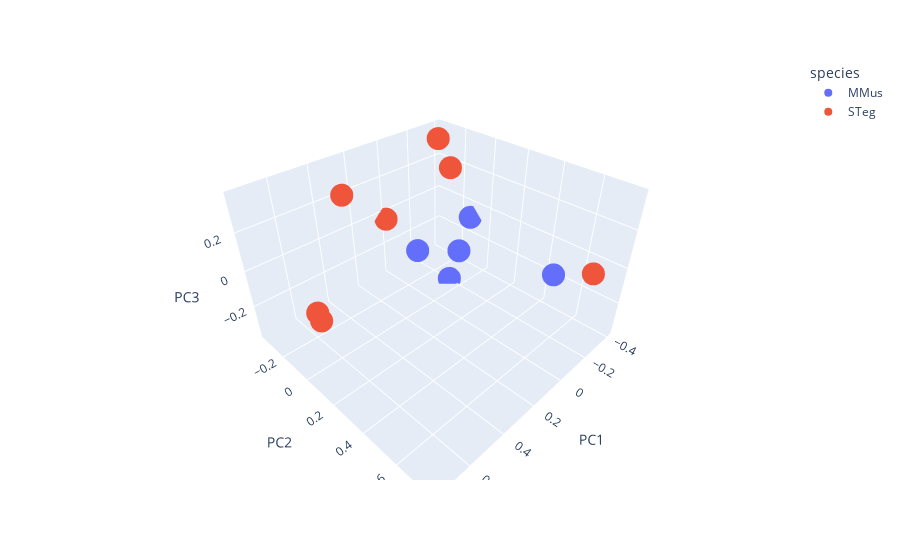

Notebook code cell kept with this figure:
### Code cell
import plotly.express as px

plot_df = pd.DataFrame(principalComponents)
plot_df.index = all_df.index
cols = ["PC"+str(x) for x in range(1,12)]
plot_df.columns = cols
plot_df["species"] = "MMus"
plot_df.iloc[5:12,11] = "STeg"

fig = px.scatter_3d(plot_df, x="PC1", y="PC2", z="PC3",
                    color="species")
fig.show()

### Figure 1 — Plotly figure (JSON) as saved in the notebook; plotly's stock layout.template omitted (floating-point values rounded to 4 significant figures)
{"data": [{"hovertemplate": "species=MMus<br>PC1=%{x}<br>PC2=%{y}<br>PC3=%{z}<extra></extra>", "legendgroup": "MMus", "marker": {"color": "#636efa", "symbol": "circle"}, "mode": "markers", "name": "MMus", "scene": "scene", "showlegend": true, "type": "scatter3d", "x": [-0.1812, -0.399, -0.1309, -0.3283, 0.155], "y": [-0.06369, -0.1164, 0.6037, -0.1304, 0.04853], "z": [-0.3678, -0.08539, 0.02249, -0.2819, 0.02406]}, {"hovertemplate": "species=STeg<br>PC1=%{x}<br>PC2=%{y}<br>PC3=%{z}<extra></extra>", "legendgroup": "STeg", "marker": {"color": "#EF553B", "symbol": "circle"}, "mode": "markers", "name": "STeg", "scene": "scene", "showlegend": true, "type": "scatter3d", "x": [-0.3802, 0.6038, 0.3448, 0.005222, -0.2739, -0.1708, 0.7554], "y": [-0.2572, -0.1559, -0.2358, -0.3597, -0.2452, 0.762, 0.1498], "z": [0.1734, -0.2079, 0.2749, -0.03296, 0.3684, 0.08781, 0.02482]}], "layout": {"legend": {"title": {"text": "species"}, "tracegroupgap": 0}, "margin": {"t": 60}, "scene": {"domain": {"x": [0, 1], "y": [0, 1]}, "xaxis": {"title": {"text": "PC1"}}, "yaxis": {"title": {"text": "PC2"}}, "zaxis": {"title": {"text": "PC3"}}}}}
